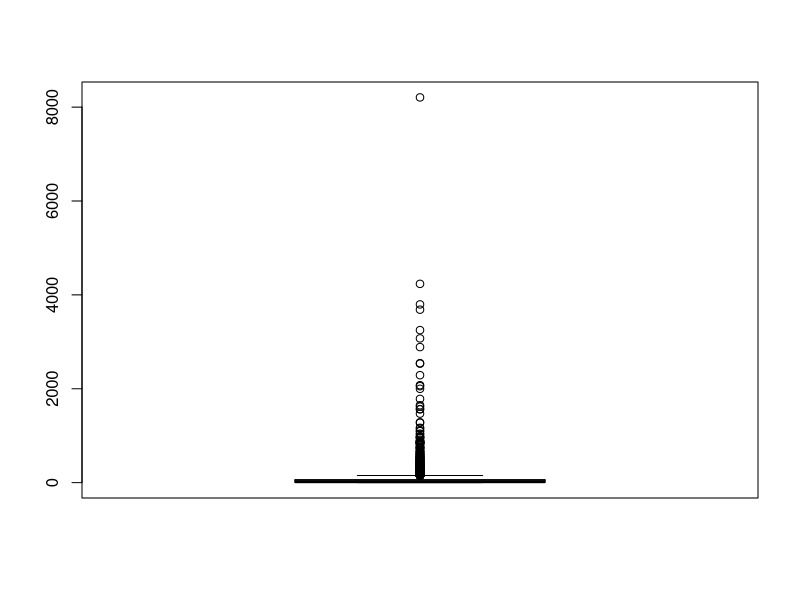

Reproduce this figure in R.
## ---- chunk 1
#| label: setup
#| warning: false
#| message: false

library(tidyverse)

knitr::opts_chunk$set(echo = TRUE, warning=FALSE, message=FALSE)
## ---- chunk 2
library(readr)
## ---- chunk 3
rail_road<-read.csv(file = "_data/railroad_2012_clean_county.csv",
                header=TRUE,
                sep = ","
                )
## ---- chunk 4
head(rail_road)
## ---- chunk 5
ncol(rail_road)
## ---- chunk 6
colnames(rail_road)
## ---- chunk 7
nrow(rail_road)
## ---- chunk 8
dim(rail_road)
## ---- chunk 9
rail_road$total_employees
## ---- chunk 10
mean(rail_road$total_employees)
## ---- chunk 11
rail_road %>%
  summarize(
    mean=mean(total_employees),
    median=median(total_employees))
## ---- chunk 12
summary(rail_road)
## ---- chunk 13
boxplot(rail_road$total_employees)
